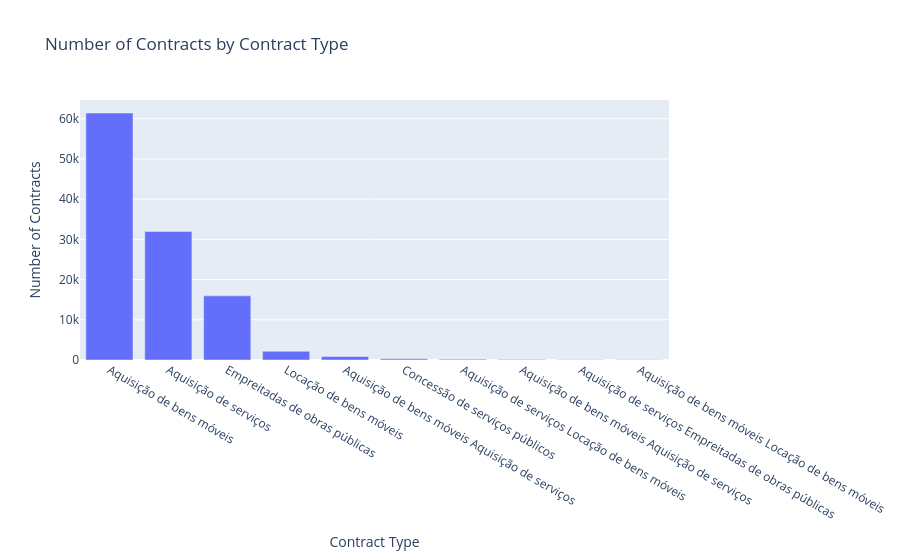

Notebook cell for this chart:
### Code cell
subset_counts = subset['tipoContrato'].value_counts().reset_index()
subset_counts.columns = ['tipoContrato', 'count']

# Get top 10
top_10 = subset_counts.head(10)

fig = px.bar(
    top_10,
    x='tipoContrato',
    y='count',
    title='Number of Contracts by Contract Type',
    labels={'tipoContrato': 'Contract Type', 'count': 'Number of Contracts'}
)

fig.show()

### Figure 1 — Plotly figure (JSON) as saved in the notebook; plotly's stock layout.template omitted (floating-point values rounded to 4 significant figures)
{"data": [{"hovertemplate": "Contract Type=%{x}<br>Number of Contracts=%{y}<extra></extra>", "legendgroup": "", "marker": {"color": "#636efa", "pattern": {"shape": ""}}, "name": "", "orientation": "v", "showlegend": false, "textposition": "auto", "type": "bar", "x": ["Aquisição de bens móveis", "Aquisição de serviços", "Empreitadas de obras públicas", "Locação de bens móveis", "Aquisição de bens móveis\r\nAquisição de serviços", "Concessão de serviços públicos", "Aquisição de serviços\r\nLocação de bens móveis", "Aquisição de bens móveis\nAquisição de serviços", "Aquisição de serviços\r\nEmpreitadas de obras públicas", "Aquisição de bens móveis\nLocação de bens móveis"], "xaxis": "x", "y": [61424, 31943, 15958, 2174, 873, 288, 212, 94, 34, 34], "yaxis": "y"}], "layout": {"barmode": "relative", "legend": {"tracegroupgap": 0}, "title": {"text": "Number of Contracts by Contract Type"}, "xaxis": {"anchor": "y", "domain": [0, 1], "title": {"text": "Contract Type"}}, "yaxis": {"anchor": "x", "domain": [0, 1], "title": {"text": "Number of Contracts"}}}}
